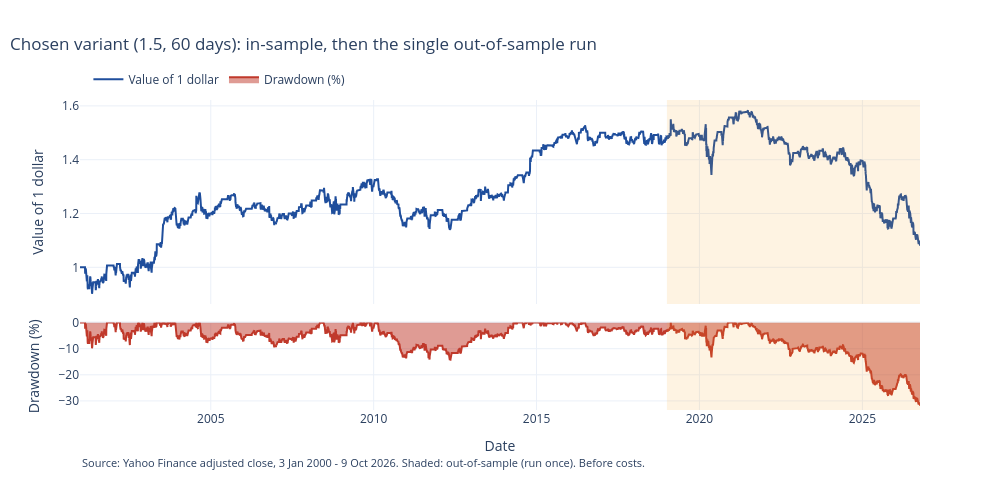

Notebook cell for this chart:
### Markdown cell above
## Result at a glance

The frozen strategy (threshold 1.5, window 60 days, exit at 0, β = 0.388; how it was chosen is in
sections 2–5), first in-sample, then on the out-of-sample period it had never seen.

**About the order of this notebook.** It shows the result first for the reader, so it loads the
2019–2026 prices at the start. The real order of the work is not this notebook but the Git history:
rules committed before the first backtest, strategy frozen in a commit, and only then a single
out-of-sample run (section 7). Every estimate below (β, grid, choice) uses the in-sample prices only:
`load_pair_prices(..., PAIR.in_sample_end)` drops every later date and asserts it.

### Code cell
chosen_is = run_zscore_strategy(prices, A, B, fit.beta, S.entry, S.window, start).loc[start:]
is_stats = summarize(chosen_is["ret"], chosen_is["position"])
assert (
    abs(fit_hedge_ratio(all_prices, A, B, PAIR.in_sample_end).beta - S.beta) < 1e-6
)  # the frozen β
oos = run_zscore_strategy(all_prices, A, B, S.beta, S.entry, S.window, oos_start, S.exit).loc[
    oos_start:
]
oos_stats = summarize(oos["ret"], oos["position"])
log_trial(
    trials_db,
    "phase2-oos",
    PAIR_NAME,
    "out-of-sample",
    (oos_start.date(), oos.index[-1].date()),
    {"entry": S.entry, "window": S.window, "exit": S.exit, "beta": S.beta},
    oos_stats,
    "single out-of-sample run of the frozen strategy",
)
fig = equity_figure(
    pd.concat([chosen_is["ret"], oos["ret"]]),
    "Chosen variant (1.5, 60 days): in-sample, then the single out-of-sample run",
    SOURCE_ALL + " Before costs.",
    shade_from=oos_start,
)
save_figure(fig, "02_equity_is_oos", figures_dir)
fig.show()
pd.DataFrame({"in-sample 2001-2018": is_stats, "out-of-sample 2019-2026": oos_stats}).round(3)

### Figure 1 — Plotly figure (JSON) as saved in the notebook; plotly's stock layout.template omitted (floating-point values rounded to 4 significant figures; data arrays with more than 128 entries replaced by an {"elided": "..."} marker saying what was removed)
{"data": [{"line": {"color": "#1f4e9c"}, "name": "Value of 1 dollar", "type": "scatter", "x": {"elided": "6484 str values"}, "xaxis": "x", "y": {"elided": "6484 float values"}, "yaxis": "y"}, {"fill": "tozeroy", "line": {"color": "#c0392b"}, "name": "Drawdown (%)", "type": "scatter", "x": {"elided": "6484 str values"}, "xaxis": "x2", "y": {"elided": "6484 float values"}, "yaxis": "y2"}], "layout": {"annotations": [{"font": {"size": 11}, "showarrow": false, "text": "Source: Yahoo Finance adjusted close, 3 Jan 2000 - 9 Oct 2026. Shaded: out-of-sample (run once). Before costs.", "x": 0, "xref": "paper", "y": -0.2, "yref": "paper"}], "height": 500, "legend": {"orientation": "h", "x": 0.01, "y": 1.02, "yanchor": "bottom"}, "margin": {"b": 90}, "shapes": [{"fillcolor": "#f39c12", "line": {"width": 0}, "opacity": 0.12, "type": "rect", "x0": "2019-01-02T00:00:00", "x1": "2026-10-09T00:00:00", "xref": "x", "y0": 0, "y1": 1, "yref": "y domain"}, {"fillcolor": "#f39c12", "line": {"width": 0}, "opacity": 0.12, "type": "rect", "x0": "2019-01-02T00:00:00", "x1": "2026-10-09T00:00:00", "xref": "x2", "y0": 0, "y1": 1, "yref": "y2 domain"}], "title": {"text": "Chosen variant (1.5, 60 days): in-sample, then the single out-of-sample run", "x": 0.01}, "width": 1000, "xaxis": {"anchor": "y", "domain": [0.0, 1.0], "matches": "x2", "showticklabels": false, "title": {"text": ""}}, "xaxis2": {"anchor": "y2", "domain": [0.0, 1.0], "title": {"text": "Date"}}, "yaxis": {"anchor": "x", "domain": [0.342, 1.0], "title": {"text": "Value of 1 dollar"}}, "yaxis2": {"anchor": "x2", "domain": [0.0, 0.282], "title": {"text": "Drawdown (%)"}}}}
